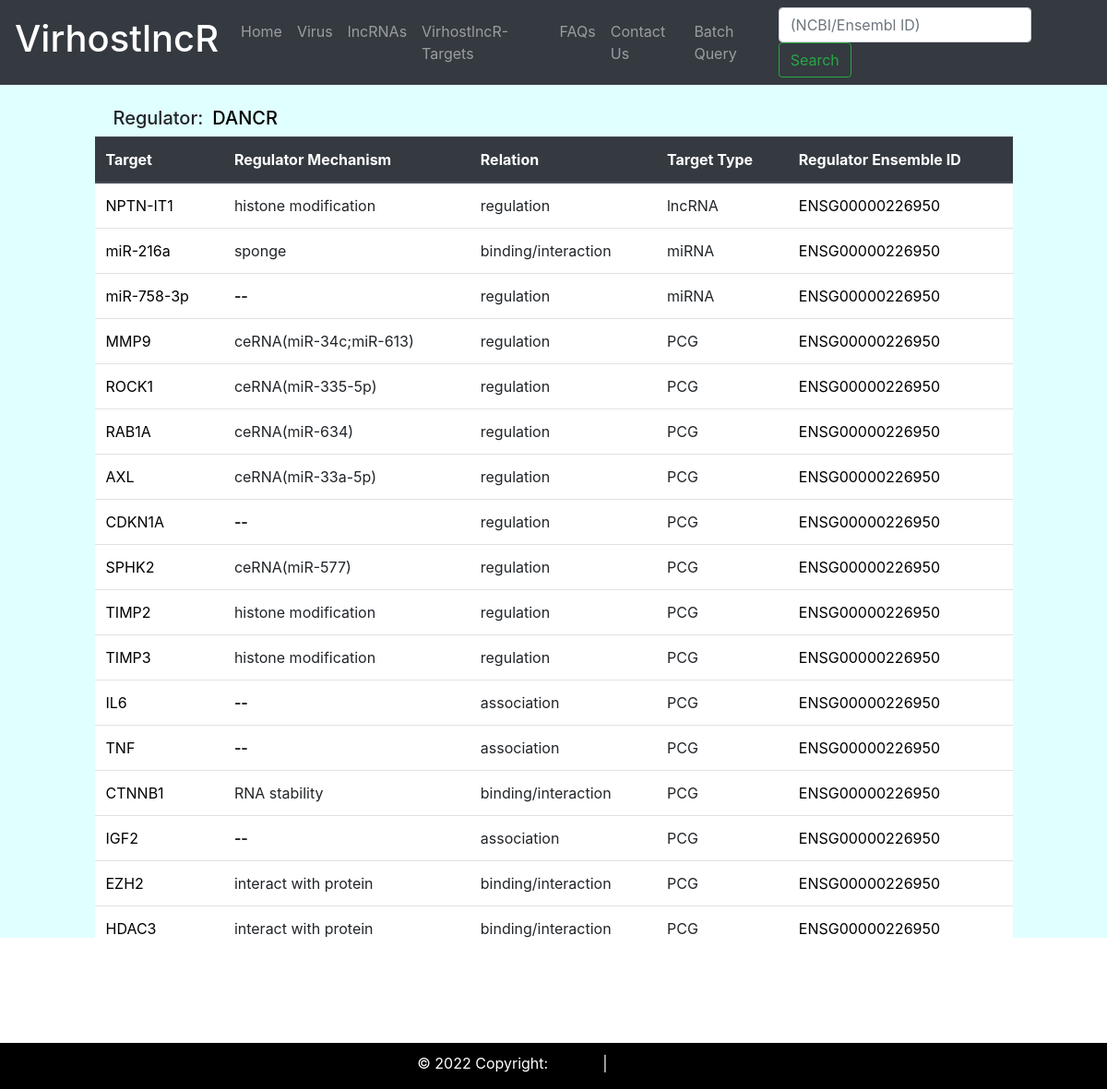
/VirhostlncR/targetdetails/DANCR/, run on the app's committed database.
### lncrna/models.py (models this page shows, shortened)
class LncrnaTarget(models.Model):
    regulator = models.CharField(max_length=255)
    target = models.CharField(max_length = 255)
    regulatory_mech = models.CharField(max_length = 255 , null = True, blank = True)
    regulatory_type = models.CharField(max_length = 255 , null = True, blank = True)
    Target_type = models.CharField(max_length = 255 , null = True, blank = True)
    regulator_ensemble_id = models.CharField(max_length = 255 , null = True, blank = True)

### lncrna/views.py (the view)
# urls.py: path('targetdetails/<str:regulator>/', views.targetdetails, name = 'targetdetails'),
def targetdetails(request, regulator):
    lncrnatarget = LncrnaTarget.objects.filter(regulator = regulator)
    dis_regulator = regulator
    context = {'lncrnatarget':lncrnatarget,'dis_regulator':dis_regulator}
    return render(request,'lncrna/target_details.html',context)

### templates/lncrna/target_details.html (shortened to what this page needs)
{% extends 'lncrna/base.html' %}
{% block content %}
<div class="cotainer" >
<div class="row d-flex">
 <div class="col col-xl-1">
  </div>
<div class="col col-xl-6 pt-4">
<h5 class="h5" style="padding-left: 20px" >Regulator:&ensp;<a target="blank"  href="https://www.ncbi.nlm.nih.gov/gene/?term={{ dis_regulator }}">{{ dis_regulator }}
</a>
</h5>
</div>
</div>
</div>
<div class="cotainer">
<div class="row d-flex justify-content-center">
<div class="col col-xl-10">
<table class="table" style="background-color: white;">
<thead class="thead-dark">
<tr>
    <th class="align-top">Target</th>
    <th class="align-top">Regulator Mechanism</th>
    <th class="align-top">Relation</th>
    <th class="align-top">Target Type</th>
    <th class="align-top">Regulator Ensemble ID</th>
</tr>
{% for target in lncrnatarget %}
<tr>
<td><a href=" https://www.genecards.org/cgi-bin/carddisp.pl?gene={{ target.target }}" target="_blank"> {{ target.target }}</a></td>
{% if target.regulatory_mech %}
<td>
{{ target.regulatory_mech }}</td>
{% else %}
<td><strong> -- </strong>  </td>
{% endif %}
<td>{{ target.regulatory_type }}</td>
<td>{{ target.Target_type }}</td>
<td> <a href="http://asia.ensembl.org/Multi/Search/Results?q={{ target.regulator_ensemble_id }}" target="_blank">{{ target.regulator_ensemble_id }} </a> </td>
</tr>
{% endfor %}
</table>
</div>
</div>
</div>
{% endblock %}

### templates/lncrna/base.html (style rules this page uses)
body { background-color: #E0FFFF; }

### templates/lncrna/target_details.html (style rules this page uses)
a { color: black; text-decoration: none; }

### data on the page
LncrnaTarget: target "NPTN-IT1", regulatory_mech "histone modification", regulatory_type "regulation", Target_type "lncRNA", regulator_ensemble_id "ENSG00000226950"
LncrnaTarget: target "miR-216a", regulatory_mech "sponge", regulatory_type "binding/interaction", Target_type "miRNA", regulator_ensemble_id "ENSG00000226950"
LncrnaTarget: target "miR-758-3p", regulatory_type "regulation", Target_type "miRNA", regulator_ensemble_id "ENSG00000226950"
LncrnaTarget: target "MMP9", regulatory_mech "ceRNA(miR-34c;miR-613)", regulatory_type "regulation", Target_type "PCG", regulator_ensemble_id "ENSG00000226950"
LncrnaTarget: target "ROCK1", regulatory_mech "ceRNA(miR-335-5p)", regulatory_type "regulation", Target_type "PCG", regulator_ensemble_id "ENSG00000226950"
LncrnaTarget: target "RAB1A", regulatory_mech "ceRNA(miR-634)", regulatory_type "regulation", Target_type "PCG", regulator_ensemble_id "ENSG00000226950"
LncrnaTarget: target "AXL", regulatory_mech "ceRNA(miR-33a-5p)", regulatory_type "regulation", Target_type "PCG", regulator_ensemble_id "ENSG00000226950"
LncrnaTarget: target "CDKN1A", regulatory_type "regulation", Target_type "PCG", regulator_ensemble_id "ENSG00000226950"
LncrnaTarget: target "SPHK2", regulatory_mech "ceRNA(miR-577)", regulatory_type "regulation", Target_type "PCG", regulator_ensemble_id "ENSG00000226950"
LncrnaTarget: target "TIMP2", regulatory_mech "histone modification", regulatory_type "regulation", Target_type "PCG", regulator_ensemble_id "ENSG00000226950"
LncrnaTarget: target "TIMP3", regulatory_mech "histone modification", regulatory_type "regulation", Target_type "PCG", regulator_ensemble_id "ENSG00000226950"
LncrnaTarget: target "IL6", regulatory_type "association", Target_type "PCG", regulator_ensemble_id "ENSG00000226950"
LncrnaTarget: target "TNF", regulatory_type "association", Target_type "PCG", regulator_ensemble_id "ENSG00000226950"
LncrnaTarget: target "CTNNB1", regulatory_mech "RNA stability", regulatory_type "binding/interaction", Target_type "PCG", regulator_ensemble_id "ENSG00000226950"
LncrnaTarget: target "IGF2", regulatory_type "association", Target_type "PCG", regulator_ensemble_id "ENSG00000226950"
LncrnaTarget: target "EZH2", regulatory_mech "interact with protein", regulatory_type "binding/interaction", Target_type "PCG", regulator_ensemble_id "ENSG00000226950"
LncrnaTarget: target "HDAC3", regulatory_mech "interact with protein", regulatory_type "binding/interaction", Target_type "PCG", regulator_ensemble_id "ENSG00000226950"

### other printed values
{{ dis_regulator }} "DANCR"
